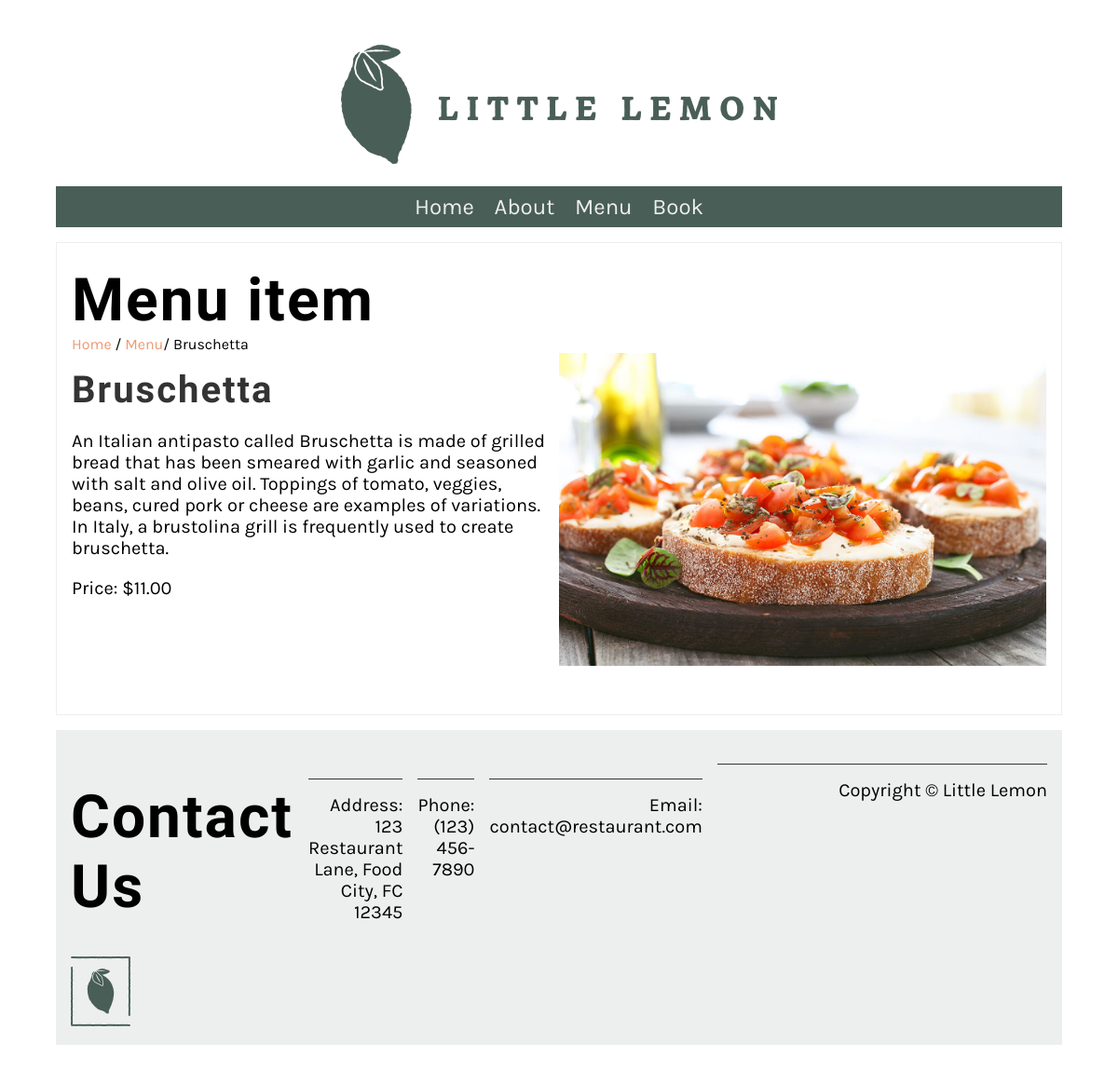
Screenshot of /menu_item/1/ with the database file from the repository.
### base/models.py (models this page shows, shortened)
class Menu(models.Model):
   name = models.CharField(max_length=200)
   price = models.IntegerField(null=False)
   menu_item_description = models.TextField(max_length=1000, default='')

### base/views.py (the view)
# urls.py: path('menu_item/<int:pk>/', views.display_menu_item, name="menu_item"),
def display_menu_item(request, pk=None):
    if pk:
        menu_item = Menu.objects.get(pk=pk)
    else:
        menu_item = ""
    return render(request, 'menu_item.html', {"menu_item": menu_item})

### base/templates/menu_item.html
{% extends 'base.html' %}
{% load static %}
{% block content %}
<section>
    <article>
        <h1>Menu item</h1>
        <span>
            <a href="{% url 'home' %}">Home</a> /
            <a href="{% url 'menu' %}">Menu</a>/
            {{menu_item.name}}
        </span>
        <div class="row">
            <div class="column">
                <h2>
                    {{ menu_item.name }}
                </h2>
                <p>
                    {{ menu_item.menu_item_description }}
                </p>
                <p>
                    Price: ${{ menu_item.price }}.00
                </p>
            </div>
            <div class="column">
                <img src="/restaurant/static/img/menu_items/{{menu_item.name}}.jpg" alt="{{ menu_item.name}}" />
            </div>
        </div>
    </article>
</section>
{% endblock %}

### base/templates/base.html (shortened to what this page needs)
{% load static %}
<!DOCTYPE html>
<html lang="en">
  <head>
    <link
      rel="preload"
      as="style"
      href="{% static 'css/style.css' %}"
      onload="this.rel = 'stylesheet'"
    />
  </head>
  <body>
    {% include 'partials/_header.html' %}
    <main>{% block content %} {% endblock %}</main>
    {% include 'partials/_footer.html' %}
  </body>
</html>

### base/templates/partials/_header.html
{% load static %}
<header>
  <img src="{% static 'img/logo.png' %}" />
</header>
<nav>
  <ul>
    <li><a href="{% url 'home' %}">Home</a></li>
    <li><a href="{% url 'about' %}">About</a></li>
    <li><a href="{% url 'menu' %}">Menu</a></li>
    <li><a href="{% url 'book' %}">Book</a></li>
  </ul>
</nav>

### base/templates/partials/_footer.html (shortened to what this page needs)
{% load static %}
<footer>
    <article>
        {% block content %}
        <section class="contact">
            <h1>Contact Us</h1>
            <p>Address: 123 Restaurant Lane, Food City, FC 12345</p>
            <p>Phone: (123) 456-7890</p>
            <p>Email: contact@restaurant.com</p>
        </section>
        {% endblock %}
        <img src="{% static 'img/logo_footer.png' %}" />
    </article>
    <article>
        <p>Copyright © Little Lemon</p>
    </article>
</footer>

### base/static/css/style.css (style rules this page uses)
body { font-family: 'Karla', sans-serif; margin-top: 3rem; margin-bottom: 3rem; margin-left: 5%; margin-right: 5%; }
h1, h2, h3, h4, h5, h6 { font-family: 'Markazi Text', serif; letter-spacing: 2px;; }
h1 { font-size: 4rem; margin-top: 1.5rem; margin-bottom: 0; }
h2 { font-size: 2.5rem; color: #333333; margin:1rem 0; }
p, ul { font-size: 1.25rem;; }
a { color: #EE9972; text-decoration: none; }
header img { display: block; margin-left: auto; margin-right: auto; max-width: 100%; height: auto; }
nav { background-color: #495E57; margin-top: 1rem; margin-bottom: 1rem; margin-bottom: 0px; }
nav ul { list-style: none; font-size: 1.5rem; text-align: center; padding-inline-start: 0rem; margin-bottom: 0px; }
nav ul li { display: inline-block; margin: 0.5rem; }
nav ul a { color: #EDEFEE; text-decoration: none; }
section { display: flex; gap: 2rem 1rem; margin-top: 1rem; margin-bottom: 1rem; flex-direction: row; }
article { flex:1; }
article img { max-width: 100%; }
main article { border: 1px solid #EDEFEE; padding-left: 1rem; padding-right: 1rem; }
footer { background-color: #EDEFEE; padding: 1rem; display: flex; gap: 2rem 1rem; }
footer img { max-width: 50%; }
footer p { border-top: #333333; border-style: solid; border-width: 0.1rem; border-bottom: none; border-left: none; border-right: none; text-align: right; padding-top: 1rem;; }
.row { display: flex; flex-direction: row; width: 100%; padding-bottom: 1rem; }
.column { flex-basis: 50%; margin-bottom: 1rem; padding-bottom: 1rem; }

### rows the page displays
Menu: name "Bruschetta", menu_item_description "An Italian antipasto called Bruschetta is made of grilled bread that has been smeared with garlic and seasoned with salt and olive oil. Toppings of tomato, veggies, beans, cured pork or cheese are examples of variations. In Italy, a brustolina grill is frequently used to create bruschetta.", price "11", name (picture)
